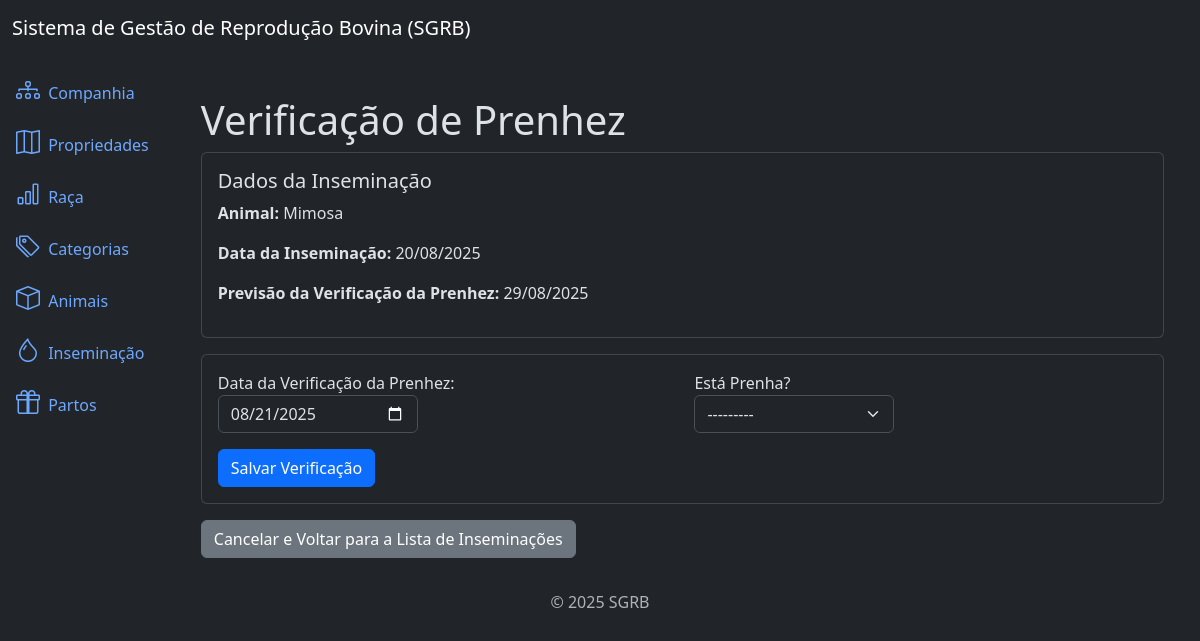
Before: /inseminations/3/check/ with the older database file.
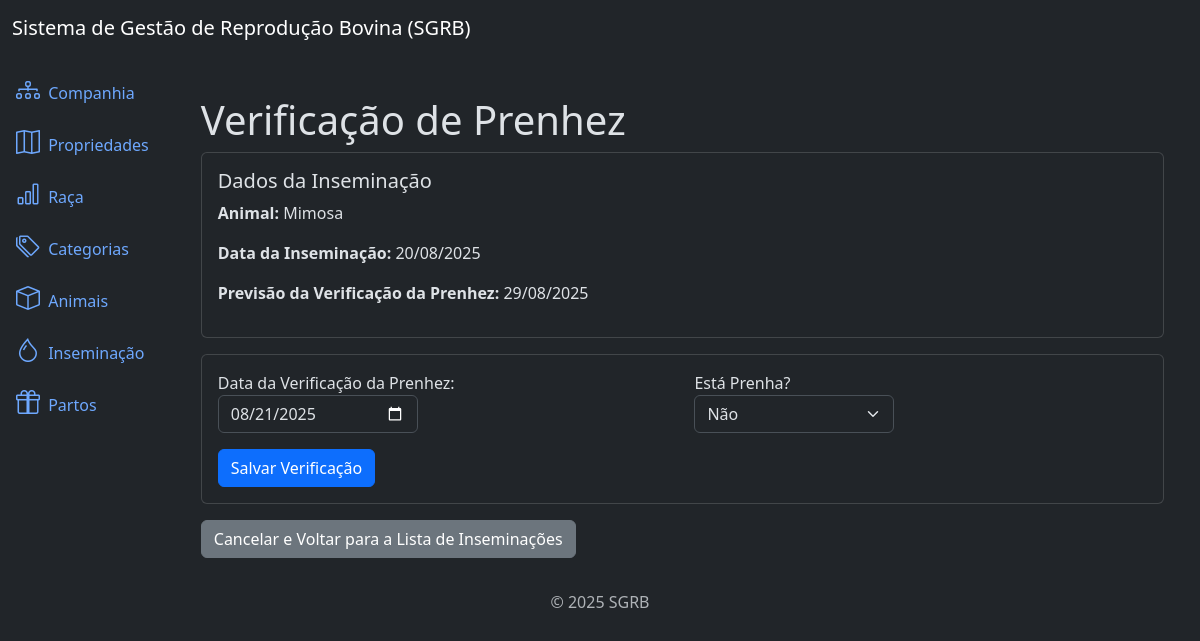
After: the same page with the newer database file.
### inseminations/models.py (models this page shows, shortened)
class Insemination(models.Model):
    animal = models.ForeignKey(Animal, on_delete=models.PROTECT, related_name='inseminations')  # noqa
    date_of_insemination = models.DateField()
    expected_pregnancy = models.DateField(null=True, blank=True)
    pregnancy_check = models.DateField(null=True, blank=True)
    is_pregnant = models.CharField(
        max_length=1,
        choices=PRENHEZ_CHOICES,
        null=True,
        blank=True
    )
    created_at = models.DateTimeField(auto_now_add=True)
    updated_at = models.DateTimeField(auto_now=True)
    class Meta:
        ordering = ['-created_at']

### animals/models.py (models this page shows)
class Animal(models.Model):
    name = models.CharField(max_length=100)
    birth = models.DateField(null=True, blank=True)
    farm = models.ForeignKey(Farm, on_delete=models.PROTECT, related_name='animais')  # noqa
    breed = models.ForeignKey(Breed, on_delete=models.PROTECT, related_name='animais')  # noqa
    category = models.ForeignKey(Category, on_delete=models.PROTECT, related_name='animais') # noqa
    created_at = models.DateTimeField(auto_now_add=True)
    updated_at = models.DateTimeField(auto_now=True)
    class Meta:
        ordering = ['name']
    def __str__(self):
        return self.name

### inseminations/views.py (the view)
# urls.py: path('inseminations/<int:pk>/check/', views.InseminationCheckView.as_view(), name='insemination_check'),  # noqa
class InseminationCheckView(UpdateView):
    model = models.Insemination
    template_name = 'insemination_check.html'
    form_class = forms.InseminationCheckForm
    success_url = reverse_lazy('insemination_list')

### inseminations/forms.py
class InseminationCheckForm(forms.ModelForm):
    class Meta:
        model = Insemination
        fields = ['pregnancy_check', 'is_pregnant']
        widgets = {
            'pregnancy_check': forms.DateInput(
                attrs={
                    'class': 'form-control',
                    'type': 'date',
                    'style': 'max-width: 200px;'
                }
            ),
            'is_pregnant': forms.Select(attrs={'class': 'form-select', 'style':'max-width: 200px;'}) # noqa
        }
        labels = {
            'pregnancy_check': 'Data da Verificação da Prenhez',
            'is_pregnant': 'Está Prenha?',
        }

### inseminations/templates/insemination_check.html (shortened to what this page needs)
{% extends 'base.html' %}
{% block content %}
  <div class="container mt-4">
    <h3 class="display-6">Verificação de Prenhez</h3>
    <div class="card mb-3">
      <div class="card-body">
        <h5>Dados da Inseminação</h5>
        <p><strong>Animal:</strong> {{ object.animal }}</p>
        <p><strong>Data da Inseminação:</strong> {{ object.date_of_insemination|date:'d/m/Y' }}</p>
        <p><strong>Previsão da Verificação da Prenhez:</strong> {{ object.expected_pregnancy|date:'d/m/Y' }}</p>
      </div>
    </div>
    <div class="card">
      <div class="card-body">
        <form method="post">
          <div class="row mb-3">
            <div class="col-md-6">
              {{ form.pregnancy_check.label_tag }}
              {{ form.pregnancy_check }}
            </div>
            <div class="col-md-6">
              {{ form.is_pregnant.label_tag }}
              {{ form.is_pregnant }}
            </div>
          </div>
          <button type="submit" class="btn btn-primary">Salvar Verificação</button>
        </form>
      </div>
    </div>
    <a href="{% url 'insemination_list' %}" class="btn btn-secondary mt-3">Cancelar e Voltar para a Lista de Inseminações</a>
  </div>
{% endblock %}

Changed rows visible on the page:
changed Insemination "Mimosa": is_pregnant "---------" → "Não"
